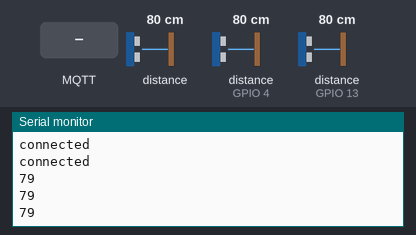
A sketch run on a simulated ESP8266 (NodeMCU). Parts: the last lines printed to the serial monitor. Wiring (inferred from the names in the program): 3 × ultrasonic range finder: trigger GPIO 2, echo GPIO 0 / trigger GPIO 5, echo GPIO 4 / trigger GPIO 12, echo GPIO 13. The test bench sets the inputs (shaded band); at power-on: distance to the obstacle 80 cm, distance to the obstacle (sensors on GPIO 4, GPIO 13) 80 cm. The echo pulse lasts 58.3 µs per cm; WiFi joins after 1.5 s; servers stay silent unless stated; random numbers use the default seed unless the sketch sets one; no MQTT or app messages arrive unless stated.

Above: at 2.7 s.
2.8 s: MQTT message "1" arrives on the first subscribed topic
At 3.2 s:
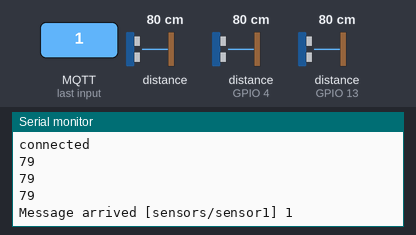
4.3 s: MQTT message "on" arrives on the first subscribed topic
At 5.4 s:
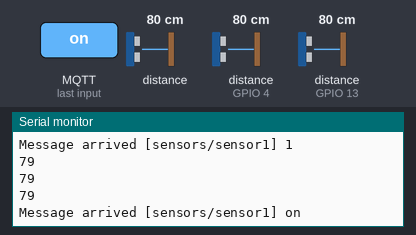
5.8 s: MQTT message "off" arrives on the first subscribed topic
At 5.98 s:
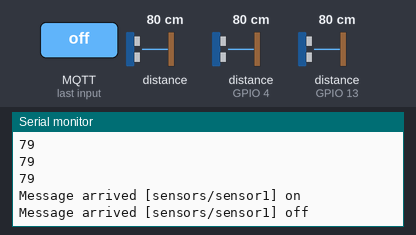
7.3 s: distance to the obstacle (sensor 0) set to 2 cm
At 8.5 s:
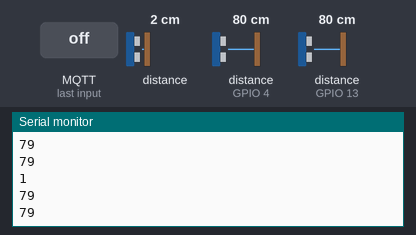
8.8 s: distance to the obstacle (sensor on GPIO 4) set to 4 cm
At 10.2 s:
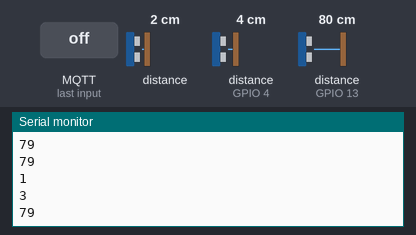
10.3 s: distance to the obstacle (sensor on GPIO 13) set to 9 cm
At 12.6 s:
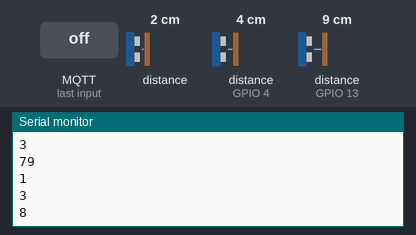
Timing chart, 0 to 12.8 s (numbered marks = the images above; inputs shaded):
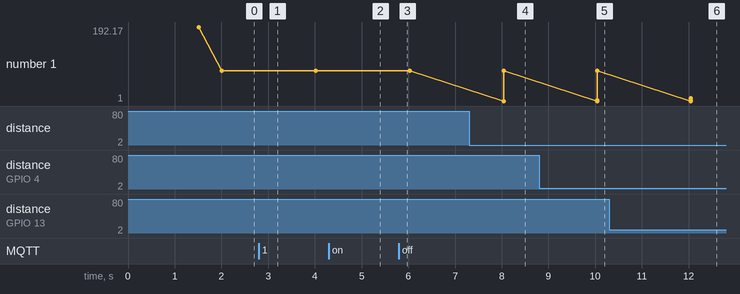

Measured:
- after the input at 2.8 s, the serial monitor: prints a new line at once (image 1)
- after the input at 4.3 s, the serial monitor: prints a new line at once (image 2)
- after the input at 5.8 s, the serial monitor: prints a new line at once (image 3)
- after the input at 7.3 s, the serial monitor: prints a new line after 0.74 s (image 4)
- after the input at 8.8 s, the serial monitor: prints a new line after 1.2 s (image 5)
- after the input at 10.3 s, the serial monitor: prints a new line after 1.7 s (image 6)
- plotted number 1: 79 → 8 after the input at 10.3 s

The sketch:

node_ultra.ino
```cpp
                            /*
                            *
                            * Project Name:      Smart Parking Aid System
                            * Author List:       Yukta Rane, Bhagyeshri Oza
                            * Filename:          node_ultra.ino
                            * Functions:         setup_wifi(), callback(char*, byte*, unsigned int), reconnect(), setup(), loop()
                            * Global Variables:  ssid, password, mqtt_server, trigP1, echoP1, trigP2, echoP2, trigP3, echoP3, duration1, duration2, duration3, distance1, distance2, distance3, lastMsg, value
                            *
                            */


/*
 Basic ESP8266 MQTT example

 This sketch demonstrates the capabilities of the pubsub library in combination
 with the ESP8266 board/library.

 It connects to an MQTT server then:
  - publishes "hello world" to the topic "outTopic" every two seconds
  - subscribes to the topic "inTopic", printing out any messages
    it receives. NB - it assumes the received payloads are strings not binary
  - If the first character of the topic "inTopic" is an 1, switch ON the ESP Led,
    else switch it off

 It will reconnect to the server if the connection is lost using a blocking
 reconnect function. See the 'mqtt_reconnect_nonblocking' example for how to
 achieve the same result without blocking the main loop.

 To install the ESP8266 board, (using Arduino 1.6.4+):
  - Add the following 3rd party board manager under "File -> Preferences -> Additional Boards Manager URLs":
       http://arduino.esp8266.com/stable/package_esp8266com_index.json
  - Open the "Tools -> Board -> Board Manager" and click install for the ESP8266"
  - Select your ESP8266 in "Tools -> Board"

*/

#include <ESP8266WiFi.h>
#include <PubSubClient.h>

// Update these with values suitable for your network.

const char* ssid = "JioFi2_7D854D";
const char* password = "v47qtdf7n2";
const char* mqtt_server = "192.168.1.101";

const int trigP1 = 2;  //D4 Or GPIO-2 of nodemcu
const int echoP1 = 0;  //D3 Or GPIO-0 of nodemcu
const int trigP2 = 5;  //D1 Or GPIO-5 of nodemcu
const int echoP2 = 4;  //D2 Or GPIO-4 of nodemcu
const int trigP3 = 12;  //D6 Or GPIO-12 of nodemcu
const int echoP3 = 13;  //D7 Or GPIO-13 of nodemcu

long duration1,duration2,duration3;
int distance1,distance2,distance3;

WiFiClient espClient;
PubSubClient client(espClient);
long lastMsg = 0;
char msg[50];
int value = 0;

                            /*
                            *
                            * Function Name:   setup_wifi
                            * Input:           None
                            * Output:          None
                            * Logic:           This function is used to connect to the specified WiFi network
                            * Example Call:    setup_wifi()
                            *
                            */

void setup_wifi() {

  delay(10);
  // We start by connecting to a WiFi network
  Serial.println();
  Serial.print("Connecting to ");
  Serial.println(ssid);

  WiFi.begin(ssid, password);

  while (WiFi.status() != WL_CONNECTED) {
    delay(500);
    Serial.print(".");
  }

  randomSeed(micros());

  Serial.println("");
  Serial.println("WiFi connected");
  Serial.println("IP address: ");
  Serial.println(WiFi.localIP());
}

                            /*
                            *
                            * Function Name:   callback
                            * Input:           topic: mqtt topic to which client will publish
                            * Output:          None
                            * Logic:           This function is used as a callback function after connecting to server. The function displays the topic on serial monitor after connecting to server
                            * Example Call:    callback(topic, payload, 6)
                            *
                            */

void callback(char* topic, byte* payload, unsigned int length) {
  Serial.print("Message arrived [");
  Serial.print(topic);
  Serial.print("] ");
  for (int i = 0; i < length; i++) {
    Serial.print((char)payload[i]);
  }
  Serial.println();

  // Switch on the LED if an 1 was received as first character
  if ((char)payload[0] == '1') {
    digitalWrite(BUILTIN_LED, LOW);   // Turn the LED on (Note that LOW is the voltage level
    // but actually the LED is on; this is because
    // it is acive low on the ESP-01)
  } else {
    digitalWrite(BUILTIN_LED, HIGH);  // Turn the LED off by making the voltage HIGH
  }

}

                            /*
                            *
                            * Function Name:   reconnect
                            * Input:           None
                            * Output:          None
                            * Logic:           This function will loop till we are connected to MQTT broker
                            * Example Call:    reconnect
                            *
                            */

void reconnect() {
  // Loop until we're reconnected
  while (!client.connected()) {
    Serial.print("Attempting MQTT connection...");
    // Create a random client ID
    String clientId = "ESP8266Client-";
    clientId += String(random(0xffff), HEX);
    // Attempt to connect
    if (client.connect(clientId.c_str())) {
      Serial.println("connected");
      // Once connected, publish an announcement...
      client.publish("sensors/sensor1", "hello world");
      // ... and resubscribe
      client.subscribe("sensors/sensor1");
    } else {
      Serial.print("failed, rc=");
      Serial.print(client.state());
      Serial.println(" try again in 5 seconds");
      // Wait 5 seconds before retrying
      delay(5000);
    }
    if (client.connect(clientId.c_str())) {
      Serial.println("connected");
      // Once connected, publish an announcement...
      client.publish("sensors/sensor2", "hello world");
      // ... and resubscribe
      client.subscribe("sensors/sensor2");
    } else {
      Serial.print("failed, rc=");
      Serial.print(client.state());
      Serial.println(" try again in 5 seconds");
      // Wait 5 seconds before retrying
      delay(5000);
    }
    if (client.connect(clientId.c_str())) {
      Serial.println("connected");
      // Once connected, publish an announcement...
      client.publish("sensors/sensor3", "hello world");
      // ... and resubscribe
      client.subscribe("sensors/sensor3");
    } else {
      Serial.print("failed, rc=");
      Serial.print(client.state());
      Serial.println(" try again in 5 seconds");
      // Wait 5 seconds before retrying
      delay(5000);
    }
  }
}

                            /*
                            *
                            * Function Name:   setup
                            * Input:           None
                            * Output:          None
                            * Logic:           This function is used to set the input and output pins of nodemcu, to setup Serial communication and to setup server at mqtt broker's ip address
                            * Example Call:    setup()
                            *
                            */

void setup() {
  pinMode(trigP1, OUTPUT);  // Sets the trigPin as an Output
  pinMode(echoP1, INPUT);   // Sets the echoPin as an Input
  pinMode(trigP2, OUTPUT);  // Sets the trigPin as an Output
  pinMode(echoP2, INPUT);   // Sets the echoPin as an Input
  pinMode(trigP3, OUTPUT);  // Sets the trigPin as an Output
  pinMode(echoP3, INPUT);   // Sets the echoPin as an Input
//Serial.begin(9600);      // Open serial channel at 9600 baud rate
  pinMode(BUILTIN_LED, OUTPUT);     // Initialize the BUILTIN_LED pin as an output
  Serial.begin(115200);
  setup_wifi();
  client.setServer(mqtt_server, 1883);
  client.setCallback(callback);
}

                            /*
                            *
                            * Function Name:   loop
                            * Input:           None
                            * Output:          None
                            * Logic:           This function automatically loops and takes data from three ultrasonic sensors and to publish appropriate message to corresponding topic
                            * Example Call:    loop()
                            *
                            */

void loop() {
  digitalWrite(trigP1, LOW);   // Makes trigPin low
  delayMicroseconds(2);       // 2 micro second delay

  digitalWrite(trigP1, HIGH);  // tigPin high
  delayMicroseconds(10);      // trigPin high for 10 micro seconds
  digitalWrite(trigP1, LOW);   // trigPin low

  duration1 = pulseIn(echoP1, HIGH);   //Read echo pin, time in microseconds
  distance1= duration1*340/20000;        //Calculating actual/real distance

  digitalWrite(trigP2, LOW);   // Makes trigPin low
  delayMicroseconds(2);       // 2 micro second delay

  digitalWrite(trigP2, HIGH);  // tigPin high
  delayMicroseconds(10);      // trigPin high for 10 micro seconds
  digitalWrite(trigP2, LOW);   // trigPin low

  duration2 = pulseIn(echoP2, HIGH);   //Read echo pin, time in microseconds
  distance2= duration2*340/20000;        //Calculating actual/real distance

  digitalWrite(trigP3, LOW);   // Makes trigPin low
  delayMicroseconds(2);       // 2 micro second delay

  digitalWrite(trigP3, HIGH);  // tigPin high
  delayMicroseconds(10);      // trigPin high for 10 micro seconds
  digitalWrite(trigP3, LOW);   // trigPin low

  duration3 = pulseIn(echoP3, HIGH);   //Read echo pin, time in microseconds
  distance3= duration3*340/20000;        //Calculating actual/real distance*/


  if (!client.connected()) {
    reconnect();
  }
  client.loop();
  // distance2= 92.88;
   //distance3= 84;
  long now = millis();
  if (now - lastMsg > 2000) {
    lastMsg = now;
   // ++value;
    if(distance1>91.44){
      snprintf (msg, 75, "Vacant");
      //Serial.print("Publish message: ");
      //Serial.println(msg);
      Serial.println(distance1);
      client.publish("sensors/sensor1", msg);
    }
    else{
      snprintf (msg, 75, "Filled");
      //Serial.print("Publish message: ");
      //Serial.println(msg);
      Serial.println(distance1);
      client.publish("sensors/sensor1", msg);
    }
    if(distance2>91.44){
      snprintf (msg, 75, "Vacant");
      //Serial.print("Publish message: ");
      //Serial.println(msg);
      Serial.println(distance2);
      client.publish("sensors/sensor2", msg);
    }
    else{
      snprintf (msg, 75, "Filled");
      //Serial.print("Publish message: ");
      //Serial.println(msg);
      Serial.println(distance2);
      client.publish("sensors/sensor2", msg);
    }
    if(distance3>91.44){
      snprintf (msg, 75, "Vacant");
      //Serial.print("Publish message: ");
      //Serial.println(msg);
      Serial.println(distance3);
      client.publish("sensors/sensor3", msg);
    }
    else{
      snprintf (msg, 75, "Filled");
      //Serial.print("Publish message: ");
      //Serial.println(msg);
      Serial.println(distance3);
      client.publish("sensors/sensor3", msg);
    }

  }
  //duration = pulseIn(echoP, HIGH);   //Read echo pin, time in microseconds        //Calculating actual/real distance
}
```
